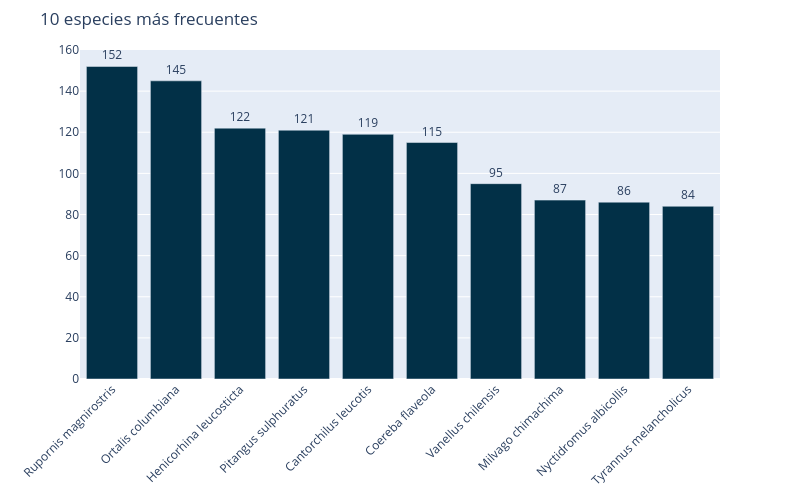

Notebook code for this chart:
### Markdown cell above
### **scientific_name**

### Code cell
freqscientificname = datatraincolombia['scientific_name'].value_counts()

top10especienc = freqscientificname.nlargest(10).reset_index()
top10especienc.columns = ['scientific_name', 'count']
top10especienc['percentage'] = (top10especienc['count'] / len(datatraincolombia) * 100).round(2)

fig = go.Figure()

fig.add_trace(
    go.Bar(
        x=top10especienc['scientific_name'],
        y=top10especienc['count'],
        text=top10especienc['count'],
        textposition='outside',
        marker_color='#023047',
        customdata=top10especienc[['scientific_name', 'percentage']].values,
        hovertemplate='Especie: %{customdata[0]}<br>Porcentaje: %{customdata[1]}%',
        name='Top 10 especies'
    )
)

fig.update_layout(
    title="10 especies más frecuentes",
    height=500,
    width=800,
    xaxis_tickangle=-45,
    showlegend=False,
    margin=dict(t=50)
)

fig.show()

### Figure 1 — Plotly figure (JSON) as saved in the notebook; plotly's stock layout.template omitted (floating-point values rounded to 4 significant figures)
{"data": [{"customdata": [["Rupornis magnirostris", 2.99], ["Ortalis columbiana", 2.85], ["Henicorhina leucosticta", 2.4], ["Pitangus sulphuratus", 2.38], ["Cantorchilus leucotis", 2.34], ["Coereba flaveola", 2.26], ["Vanellus chilensis", 1.87], ["Milvago chimachima", 1.71], ["Nyctidromus albicollis", 1.69], ["Tyrannus melancholicus", 1.65]], "hovertemplate": "Especie: %{customdata[0]}<br>Porcentaje: %{customdata[1]}%", "marker": {"color": "#023047"}, "name": "Top 10 especies", "text": [152.0, 145.0, 122.0, 121.0, 119.0, 115.0, 95.0, 87.0, 86.0, 84.0], "textposition": "outside", "type": "bar", "x": ["Rupornis magnirostris", "Ortalis columbiana", "Henicorhina leucosticta", "Pitangus sulphuratus", "Cantorchilus leucotis", "Coereba flaveola", "Vanellus chilensis", "Milvago chimachima", "Nyctidromus albicollis", "Tyrannus melancholicus"], "y": [152, 145, 122, 121, 119, 115, 95, 87, 86, 84]}], "layout": {"height": 500, "margin": {"t": 50}, "showlegend": false, "title": {"text": "10 especies más frecuentes"}, "width": 800, "xaxis": {"tickangle": -45}}}
